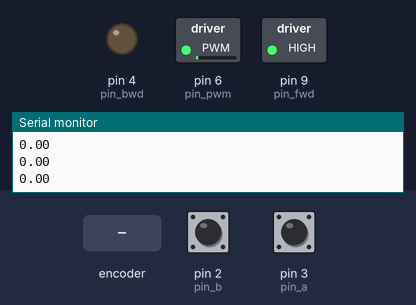
A sketch run on a simulated Arduino Uno, built with avr-gcc and run on an emulated ATmega328P. On the bench: switched loads named in the sketch (green lamp = pin HIGH), output pins drawn as LEDs (lit = HIGH), the last lines printed to the serial monitor. Dashed ring = blinking. The inputs (shaded band) are chosen by the test bench; at power-on: pin 2 (pin_b) HIGH, pin 3 (pin_a) HIGH.

Above: at 1.2 s.
1.3 s: rotary encoder on pin 3 (pin_a) / pin 2 (pin_b) turned 3 steps (first pin leading)
At 1.45 s:
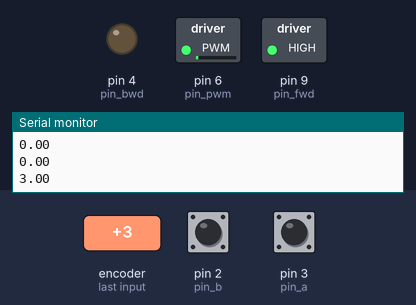
Timing chart, 0 to 4.3 s (numbered marks = the images above; inputs shaded):
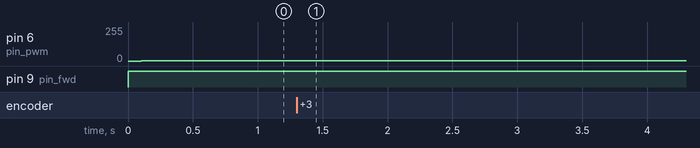

Measured:
- after the input at 1.3 s, pin 6 (pin_pwm): alternates 3/255 for 0.10 s and 2/255 for 0.10 s, 6 changes in all, then stays 3/255, starting after 0.10 s

The sketch:

arduino_pid_speed.ino
```cpp
//===========================
// PID MOTOR
// Danu Andrean Repository
//
//===========================


boolean motor_start = false;
const byte pin_a = 3;   //for encoder pulse A
const byte pin_b = 2;   //for encoder pulse B
const byte pin_fwd = 9; //for H-bridge: run motor forward
const byte pin_bwd = 4; //for H-bridge: run motor backward
const byte pin_pwm = 6; //for H-bridge: motor speed

int encoder = 0;
int m_direction = 0;
int sv_speed = 100;     //this value is 0~255
double pv_speed = 0;
double set_speed = 0;
double e_speed = 0; //error of speed = set_speed - pv_speed
double e_speed_pre = 0;  //last error of speed
double e_speed_sum = 0;  //sum error of speed
double pwm_pulse = 0;     //this value is 0~255
double kp = 0;
double ki = 0;
double kd = 0;
int timer1_counter; //for timer
int i=0;

void setup() {

  pinMode(pin_a,INPUT_PULLUP);
  pinMode(pin_b,INPUT_PULLUP);
  pinMode(pin_fwd,OUTPUT);
  pinMode(pin_bwd,OUTPUT);
  pinMode(pin_pwm,OUTPUT);


  attachInterrupt(digitalPinToInterrupt(pin_a), detect_a, RISING);
  // start serial port at 9600 bps:
  Serial.begin(9600);

  //--------------------------timer interupt setup
  noInterrupts();           // disable all interrupts
  TCCR1A = 0;
  TCCR1B = 0;
  timer1_counter = 59286;   // preload timer 65536-16MHz/256/2Hz (34286 for 0.5sec) (59286 for 0.1sec)


  TCNT1 = timer1_counter;   // preload timer
  TCCR1B |= (1 << CS12);    // 256 prescaler
  TIMSK1 |= (1 << TOIE1);   // enable timer overflow interrupt
  interrupts();             // enable all interrupts
  //--------------------------timer setup


  analogWrite(pin_pwm,0);   //stop motor
  digitalWrite(pin_fwd,0);  //stop motor
  digitalWrite(pin_bwd,0);  //stop motor
}

void loop() {

  digitalWrite(pin_fwd,1);      //run motor run forward
  digitalWrite(pin_bwd,0);
  digitalWrite(pin_fwd,1);      //run motor run forward
  digitalWrite(pin_bwd,0);

//  =======================set PID============/
  set_speed = 30;
  kp = 0.07;
  ki =0.05;
  kd = 0.03;
  motor_start = 1;
}

void detect_a() {
  encoder+=1;                           //increasing encoder at new pulse
  m_direction = digitalRead(pin_b);     //read direction of motor
}

ISR(TIMER1_OVF_vect)                     // interrupt service routine - tick every 0.1sec
{
  TCNT1 = timer1_counter;                // set timer
  pv_speed = 60.0*(encoder/200.0)/0.1;  //calculate motor speed, unit is rpm
  encoder=0;


//  Serial.print("speed");
  Serial.println(pv_speed);         //Print speed (rpm)

  //PID program
  if (motor_start){
    e_speed = set_speed - pv_speed;
    pwm_pulse = e_speed*kp + e_speed_sum*ki + (e_speed - e_speed_pre)*kd;
    e_speed_pre = e_speed;      //save last (previous) error
    e_speed_sum += e_speed;     //sum of error
    if (e_speed_sum >4000) e_speed_sum = 4000;
    if (e_speed_sum <-4000) e_speed_sum = -4000;
  }

    e_speed = 0;
    e_speed_pre = 0;
    e_speed_sum = 0;


  //update new speed
  if (pwm_pulse <255 & pwm_pulse >0){
    analogWrite(pin_pwm,pwm_pulse);  //set motor speed
    analogWrite(pin_pwm,pwm_pulse);
  }
  else{
    if (pwm_pulse>255){
      analogWrite(pin_pwm,255);
      analogWrite(pin_pwm,255);
    }
  }

}
```
